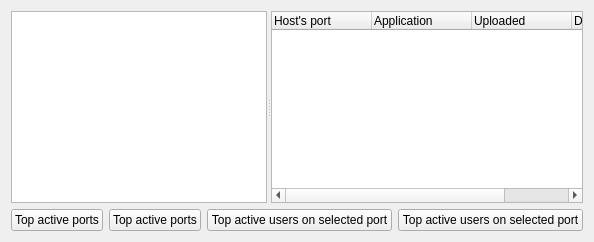
      <widget class="QWidget" name="tab3">
       <attribute name="icon">
        <iconset resource="images.qrc">
         <normaloff>:/images/o_application.png</normaloff>:/images/o_application.png</iconset>
       </attribute>
       <attribute name="title">
        <string>Applications</string>
       </attribute>
       <layout class="QGridLayout" name="gridLayout">
        <item row="0" column="0" colspan="4">
         <widget class="QSplitter" name="splitterApplications">
          <property name="sizePolicy">
           <sizepolicy hsizetype="Expanding" vsizetype="Preferred">
            <horstretch>0</horstretch>
            <verstretch>0</verstretch>
           </sizepolicy>
          </property>
          <property name="orientation">
           <enum>Qt::Horizontal</enum>
          </property>
          <widget class="QTreeWidget" name="treeWidgetUsersApp">
           <property name="sizePolicy">
            <sizepolicy hsizetype="Preferred" vsizetype="Preferred">
             <horstretch>0</horstretch>
             <verstretch>0</verstretch>
            </sizepolicy>
           </property>
           <property name="maximumSize">
            <size>
             <width>256</width>
             <height>16777215</height>
            </size>
           </property>
           <property name="editTriggers">
            <set>QAbstractItemView::NoEditTriggers</set>
           </property>
           <property name="showDropIndicator" stdset="0">
            <bool>false</bool>
           </property>
           <property name="iconSize">
            <size>
             <width>16</width>
             <height>16</height>
            </size>
           </property>
           <property name="rootIsDecorated">
            <bool>false</bool>
           </property>
           <property name="headerHidden">
            <bool>true</bool>
           </property>
           <attribute name="headerVisible">
            <bool>false</bool>
           </attribute>
           <column>
            <property name="text">
             <string notr="true">User's IP</string>
            </property>
           </column>
           <column>
            <property name="text">
             <string>User's name</string>
            </property>
           </column>
          </widget>
          <widget class="QTreeWidget" name="treeWidgetApp">
           <property name="contextMenuPolicy">
            <enum>Qt::CustomContextMenu</enum>
           </property>
           <property name="showDropIndicator" stdset="0">
            <bool>false</bool>
           </property>
           <property name="rootIsDecorated">
            <bool>false</bool>
           </property>
           <attribute name="headerStretchLastSection">
            <bool>false</bool>
           </attribute>
           <column>
            <property name="text">
             <string>Host's port</string>
            </property>
           </column>
           <column>
            <property name="text">
             <string>Application</string>
            </property>
           </column>
           <column>
            <property name="text">
             <string>Uploaded</string>
            </property>
           </column>
           <column>
            <property name="text">
             <string>Downloaded</string>
            </property>
           </column>
          </widget>
         </widget>
        </item>
        <item row="1" column="2">
         <widget class="QPushButton" name="pushButtonAppTopUsersUp">
          <property name="sizePolicy">
           <sizepolicy hsizetype="MinimumExpanding" vsizetype="Fixed">
            <horstretch>0</horstretch>
            <verstretch>0</verstretch>
           </sizepolicy>
          </property>
          <property name="text">
           <string>Top active users on selected port</string>
          </property>
          <property name="icon">
           <iconset resource="images.qrc">
            <normaloff>:/images/o_bars_up.png</normaloff>:/images/o_bars_up.png</iconset>
          </property>
         </widget>
        </item>
        <item row="1" column="3">
         <widget class="QPushButton" name="pushButtonAppTopUsersDown">
          <property name="sizePolicy">
           <sizepolicy hsizetype="MinimumExpanding" vsizetype="Fixed">
            <horstretch>0</horstretch>
            <verstretch>0</verstretch>
           </sizepolicy>
          </property>
          <property name="text">
           <string>Top active users on selected port</string>
          </property>
          <property name="icon">
           <iconset resource="images.qrc">
            <normaloff>:/images/o_bars_down.png</normaloff>:/images/o_bars_down.png</iconset>
          </property>
         </widget>
        </item>
        <item row="1" column="0">
         <widget class="QPushButton" name="pushButtonAppTopUp">
          <property name="sizePolicy">
           <sizepolicy hsizetype="MinimumExpanding" vsizetype="Fixed">
            <horstretch>0</horstretch>
            <verstretch>0</verstretch>
           </sizepolicy>
          </property>
          <property name="text">
           <string>Top active ports</string>
          </property>
          <property name="icon">
           <iconset resource="images.qrc">
            <normaloff>:/images/o_bars_up.png</normaloff>:/images/o_bars_up.png</iconset>
          </property>
         </widget>
        </item>
        <item row="1" column="1">
         <widget class="QPushButton" name="pushButtonAppTopDown">
          <property name="sizePolicy">
           <sizepolicy hsizetype="MinimumExpanding" vsizetype="Fixed">
            <horstretch>0</horstretch>
            <verstretch>0</verstretch>
           </sizepolicy>
          </property>
          <property name="text">
           <string>Top active ports</string>
          </property>
          <property name="icon">
           <iconset resource="images.qrc">
            <normaloff>:/images/o_bars_down.png</normaloff>:/images/o_bars_down.png</iconset>
          </property>
         </widget>
        </item>
       </layout>
      </widget>
